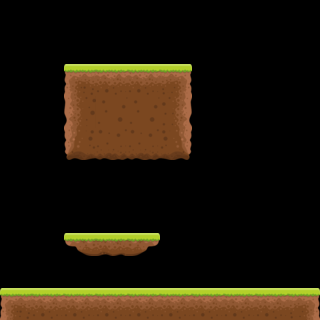

A level layout from a 2D game, rendered from its tile map. Below: a short description, then the map file with tile-grid data replaced by summaries:
An orthogonal 10x10 tile map with 32x32 px tiles, 1 tile layer (Tile Layer 1).

<map version="1.4" tiledversion="1.4.3" orientation="orthogonal" renderorder="right-down" width="10" height="10" tilewidth="32" tileheight="32" infinite="0" nextlayerid="3" nextobjectid="1">
 <tileset firstgid="1" source="sil.tsx" />
 <layer id="1" name="Tile Layer 1" width="10" height="10">
  <data>[100 cells, 25 non-empty, 12 distinct tile ids]</data>
 </layer>
 <objectgroup id="2" name="trigger" />
</map>
